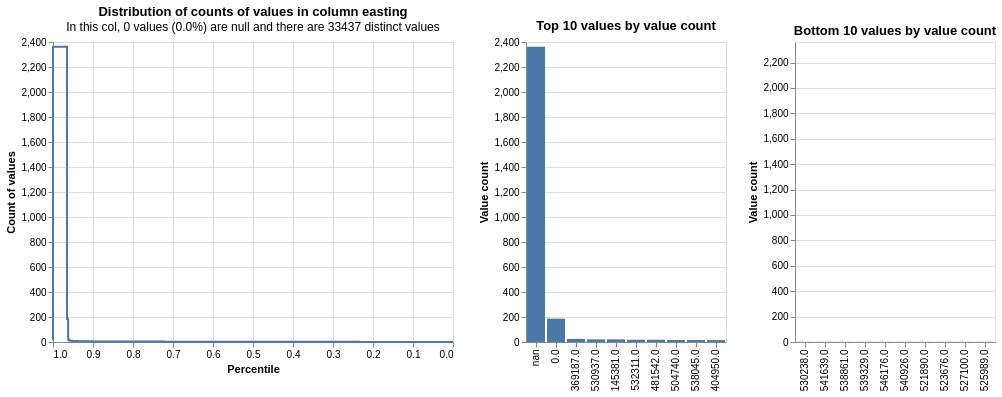

Notebook source saved alongside this figure:
### Code cell
profile_columns(gias, db_api=db_api, column_expressions=["easting"])

### Figure 1 — Vega-Lite specification as saved in the notebook (floating-point values rounded to 4 significant figures)
{"config": {"view": {"continuousWidth": 400, "continuousHeight": 300}}, "vconcat": [{"hconcat": [{"mark": {"type": "line", "interpolate": "step-before"}, "data": {"values": [{"percentile_ex_nulls": 0.9592, "percentile_inc_nulls": 0.9592, "value_count": 14, "group_name": "easting", "total_non_null_rows": 67513, "total_rows_inc_nulls": 67513, "sum_tokens_in_value_count_group": 56, "distinct_value_count": 33437}, {"percentile_ex_nulls": 0.9582, "percentile_inc_nulls": 0.9582, "value_count": 13, "group_name": "easting", "total_non_null_rows": 67513, "total_rows_inc_nulls": 67513, "sum_tokens_in_value_count_group": 65, "distinct_value_count": 33437}, {"percentile_ex_nulls": 0.9568, "percentile_inc_nulls": 0.9568, "value_count": 12, "group_name": "easting", "total_non_null_rows": 67513, "total_rows_inc_nulls": 67513, "sum_tokens_in_value_count_group": 96, "distinct_value_count": 33437}, {"percentile_ex_nulls": 0.9545, "percentile_inc_nulls": 0.9545, "value_count": 11, "group_name": "easting", "total_non_null_rows": 67513, "total_rows_inc_nulls": 67513, "sum_tokens_in_value_count_group": 154, "distinct_value_count": 33437}, {"percentile_ex_nulls": 0.9526, "percentile_inc_nulls": 0.9526, "value_count": 10, "group_name": "easting", "total_non_null_rows": 67513, "total_rows_inc_nulls": 67513, "sum_tokens_in_value_count_group": 130, "distinct_value_count": 33437}, {"percentile_ex_nulls": 0.9491, "percentile_inc_nulls": 0.9491, "value_count": 9, "group_name": "easting", "total_non_null_rows": 67513, "total_rows_inc_nulls": 67513, "sum_tokens_in_value_count_group": 234, "distinct_value_count": 33437}, {"percentile_ex_nulls": 0.94, "percentile_inc_nulls": 0.94, "value_count": 8, "group_name": "easting", "total_non_null_rows": 67513, "total_rows_inc_nulls": 67513, "sum_tokens_in_value_count_group": 616, "distinct_value_count": 33437}, {"percentile_ex_nulls": 0.965, "percentile_inc_nulls": 0.965, "value_count": 2362, "group_name": "easting", "total_non_null_rows": 67513, "total_rows_inc_nulls": 67513, "sum_tokens_in_value_count_group": 2362, "distinct_value_count": 33437}, {"percentile_ex_nulls": 0.9622, "percentile_inc_nulls": 0.9622, "value_count": 187, "group_name": "easting", "total_non_null_rows": 67513, "total_rows_inc_nulls": 67513, "sum_tokens_in_value_count_group": 187, "distinct_value_count": 33437}, {"percentile_ex_nulls": 0.9619, "percentile_inc_nulls": 0.9619, "value_count": 25, "group_name": "easting", "total_non_null_rows": 67513, "total_rows_inc_nulls": 67513, "sum_tokens_in_value_count_group": 25, "distinct_value_count": 33437}, {"percentile_ex_nulls": 0.9613, "percentile_inc_nulls": 0.9613, "value_count": 21, "group_name": "easting", "total_non_null_rows": 67513, "total_rows_inc_nulls": 67513, "sum_tokens_in_value_count_group": 42, "distinct_value_count": 33437}, {"percentile_ex_nulls": 0.9607, "percentile_inc_nulls": 0.9607, "value_count": 18, "group_name": "easting", "total_non_null_rows": 67513, "total_rows_inc_nulls": 67513, "sum_tokens_in_value_count_group": 36, "distinct_value_count": 33437}, {"percentile_ex_nulls": 0.9602, "percentile_inc_nulls": 0.9602, "value_count": 16, "group_name": "easting", "total_non_null_rows": 67513, "total_rows_inc_nulls": 67513, "sum_tokens_in_value_count_group": 32, "distinct_value_count": 33437}, {"percentile_ex_nulls": 0.96, "percentile_inc_nulls": 0.96, "value_count": 15, "group_name": "easting", "total_non_null_rows": 67513, "total_rows_inc_nulls": 67513, "sum_tokens_in_value_count_group": 15, "distinct_value_count": 33437}, {"percentile_ex_nulls": 0.9266, "percentile_inc_nulls": 0.9266, "value_count": 7, "group_name": "easting", "total_non_null_rows": 67513, "total_rows_inc_nulls": 67513, "sum_tokens_in_value_count_group": 903, "distinct_value_count": 33437}, {"percentile_ex_nulls": 0.8997, "percentile_inc_nulls": 0.8997, "value_count": 6, "group_name": "easting", "total_non_null_rows": 67513, "total_rows_inc_nulls": 67513, "sum_tokens_in_value_count_group": 1818, "distinct_value_count": 33437}, {"percentile_ex_nulls": 0.8419, "percentile_inc_nulls": 0.8419, "value_count": 5, "group_name": "easting", "total_non_null_rows": 67513, "total_rows_inc_nulls": 67513, "sum_tokens_in_value_count_group": 3900, "distinct_value_count": 33437}, {"percentile_ex_nulls": 0.7221, "percentile_inc_nulls": 0.7221, "value_count": 4, "group_name": "easting", "total_non_null_rows": 67513, "total_rows_inc_nulls": 67513, "sum_tokens_in_value_count_group": 8092, "distinct_value_count": 33437}, {"percentile_ex_nulls": 0.5162, "percentile_inc_nulls": 0.5162, "value_count": 3, "group_name": "easting", "total_non_null_rows": 67513, "total_rows_inc_nulls": 67513, "sum_tokens_in_value_count_group": 13902, "distinct_value_count": 33437}, {"percentile_ex_nulls": 0.2366, "percentile_inc_nulls": 0.2366, "value_count": 2, "group_name": "easting", "total_non_null_rows": 67513, "total_rows_inc_nulls": 67513, "sum_tokens_in_value_count_group": 18874, "distinct_value_count": 33437}, {"percentile_ex_nulls": 0.0, "percentile_inc_nulls": 0.0, "value_count": 1, "group_name": "easting", "total_non_null_rows": 67513, "total_rows_inc_nulls": 67513, "sum_tokens_in_value_count_group": 15974, "distinct_value_count": 33437}, {"percentile_ex_nulls": 1.0, "percentile_inc_nulls": 1.0, "value_count": 14, "group_name": "easting", "total_non_null_rows": 67513, "total_rows_inc_nulls": 67513, "sum_tokens_in_value_count_group": 56, "distinct_value_count": 33437}]}, "encoding": {"tooltip": [{"field": "value_count", "type": "quantitative"}, {"field": "percentile_ex_nulls", "type": "quantitative"}, {"field": "percentile_inc_nulls", "type": "quantitative"}, {"field": "total_non_null_rows", "type": "quantitative"}, {"field": "total_rows_inc_nulls", "type": "quantitative"}], "x": {"field": "percentile_ex_nulls", "sort": "descending", "title": "Percentile", "type": "quantitative"}, "y": {"field": "value_count", "title": "Count of values", "type": "quantitative"}}, "title": {"text": "Distribution of counts of values in column easting", "subtitle": "In this col, 0 values (0.0%) are null and there are 33437 distinct values"}}, {"mark": "bar", "data": {"values": [{"value_count": 2362, "group_name": "easting", "value": "nan", "total_non_null_rows": 67513, "total_rows_inc_nulls": 67513, "distinct_value_count": 33437}, {"value_count": 187, "group_name": "easting", "value": "0.0", "total_non_null_rows": 67513, "total_rows_inc_nulls": 67513, "distinct_value_count": 33437}, {"value_count": 25, "group_name": "easting", "value": "369187.0", "total_non_null_rows": 67513, "total_rows_inc_nulls": 67513, "distinct_value_count": 33437}, {"value_count": 21, "group_name": "easting", "value": "530937.0", "total_non_null_rows": 67513, "total_rows_inc_nulls": 67513, "distinct_value_count": 33437}, {"value_count": 21, "group_name": "easting", "value": "145381.0", "total_non_null_rows": 67513, "total_rows_inc_nulls": 67513, "distinct_value_count": 33437}, {"value_count": 18, "group_name": "easting", "value": "532311.0", "total_non_null_rows": 67513, "total_rows_inc_nulls": 67513, "distinct_value_count": 33437}, {"value_count": 18, "group_name": "easting", "value": "481542.0", "total_non_null_rows": 67513, "total_rows_inc_nulls": 67513, "distinct_value_count": 33437}, {"value_count": 16, "group_name": "easting", "value": "504740.0", "total_non_null_rows": 67513, "total_rows_inc_nulls": 67513, "distinct_value_count": 33437}, {"value_count": 16, "group_name": "easting", "value": "538045.0", "total_non_null_rows": 67513, "total_rows_inc_nulls": 67513, "distinct_value_count": 33437}, {"value_count": 15, "group_name": "easting", "value": "404950.0", "total_non_null_rows": 67513, "total_rows_inc_nulls": 67513, "distinct_value_count": 33437}]}, "encoding": {"tooltip": [{"field": "value", "type": "nominal"}, {"field": "value_count", "type": "quantitative"}, {"field": "total_non_null_rows", "type": "quantitative"}, {"field": "total_rows_inc_nulls", "type": "quantitative"}], "x": {"field": "value", "sort": "-y", "title": null, "type": "nominal"}, "y": {"field": "value_count", "title": "Value count", "type": "quantitative"}}, "title": "Top 10 values by value count"}, {"mark": "bar", "data": {"values": [{"value_count": 1, "group_name": "easting", "value": "530238.0", "total_non_null_rows": 67513, "total_rows_inc_nulls": 67513, "distinct_value_count": 33437}, {"value_count": 1, "group_name": "easting", "value": "541639.0", "total_non_null_rows": 67513, "total_rows_inc_nulls": 67513, "distinct_value_count": 33437}, {"value_count": 1, "group_name": "easting", "value": "538861.0", "total_non_null_rows": 67513, "total_rows_inc_nulls": 67513, "distinct_value_count": 33437}, {"value_count": 1, "group_name": "easting", "value": "539329.0", "total_non_null_rows": 67513, "total_rows_inc_nulls": 67513, "distinct_value_count": 33437}, {"value_count": 1, "group_name": "easting", "value": "546176.0", "total_non_null_rows": 67513, "total_rows_inc_nulls": 67513, "distinct_value_count": 33437}, {"value_count": 1, "group_name": "easting", "value": "540926.0", "total_non_null_rows": 67513, "total_rows_inc_nulls": 67513, "distinct_value_count": 33437}, {"value_count": 1, "group_name": "easting", "value": "521890.0", "total_non_null_rows": 67513, "total_rows_inc_nulls": 67513, "distinct_value_count": 33437}, {"value_count": 1, "group_name": "easting", "value": "523676.0", "total_non_null_rows": 67513, "total_rows_inc_nulls": 67513, "distinct_value_count": 33437}, {"value_count": 1, "group_name": "easting", "value": "527100.0", "total_non_null_rows": 67513, "total_rows_inc_nulls": 67513, "distinct_value_count": 33437}, {"value_count": 1, "group_name": "easting", "value": "525989.0", "total_non_null_rows": 67513, "total_rows_inc_nulls": 67513, "distinct_value_count": 33437}]}, "encoding": {"tooltip": [{"field": "value", "type": "nominal"}, {"field": "value_count", "type": "quantitative"}, {"field": "total_non_null_rows", "type": "quantitative"}, {"field": "total_rows_inc_nulls", "type": "quantitative"}], "x": {"field": "value", "sort": "-y", "title": null, "type": "nominal"}, "y": {"field": "value_count", "scale": {"domain": [0, 2362]}, "title": "Value count", "type": "quantitative"}}, "title": "Bottom 10 values by value count"}]}], "$schema": "https://vega.github.io/schema/vega-lite/v5.9.3.json"}
